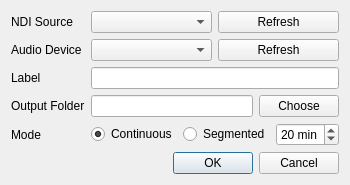
<?xml version="1.0" encoding="UTF-8"?>
<ui version="4.0">
 <class>SourceSettingsDialog</class>
 <widget class="QDialog" name="SourceSettingsDialog">
  <layout class="QFormLayout" name="formLayout">
   <item row="0" column="0"><widget class="QLabel" name="label"><property name="text"><string>NDI Source</string></property></widget></item>
   <item row="0" column="1"><layout class="QHBoxLayout"><item><widget class="QComboBox" name="ndiCombo"/></item><item><widget class="QPushButton" name="refreshNdiButton"><property name="text"><string>Refresh</string></property></widget></item></layout></item>
   <item row="1" column="0"><widget class="QLabel" name="label_2"><property name="text"><string>Audio Device</string></property></widget></item>
   <item row="1" column="1"><layout class="QHBoxLayout"><item><widget class="QComboBox" name="audioCombo"/></item><item><widget class="QPushButton" name="refreshAudioButton"><property name="text"><string>Refresh</string></property></widget></item></layout></item>
   <item row="2" column="0"><widget class="QLabel" name="label_3"><property name="text"><string>Label</string></property></widget></item>
   <item row="2" column="1"><widget class="QLineEdit" name="labelEdit"/></item>
   <item row="3" column="0"><widget class="QLabel" name="label_4"><property name="text"><string>Output Folder</string></property></widget></item>
   <item row="3" column="1"><layout class="QHBoxLayout"><item><widget class="QLineEdit" name="folderEdit"/></item><item><widget class="QPushButton" name="chooseFolderButton"><property name="text"><string>Choose</string></property></widget></item></layout></item>
   <item row="4" column="0"><widget class="QLabel" name="label_5"><property name="text"><string>Mode</string></property></widget></item>
   <item row="4" column="1"><layout class="QHBoxLayout"><item><widget class="QRadioButton" name="modeContinuous"><property name="text"><string>Continuous</string></property><property name="checked"><bool>true</bool></property></widget></item><item><widget class="QRadioButton" name="modeSegmented"><property name="text"><string>Segmented</string></property></widget></item><item><widget class="QSpinBox" name="segmentSpin"><property name="suffix"><string> min</string></property><property name="minimum"><number>1</number></property><property name="value"><number>20</number></property></widget></item></layout></item>
   <item row="5" column="0" colspan="2"><widget class="QDialogButtonBox" name="buttonBox"><property name="standardButtons"><set>QDialogButtonBox::Cancel|QDialogButtonBox::Ok</set></property></widget></item>
  </layout>
 </widget>
 <connections/>
</ui>
